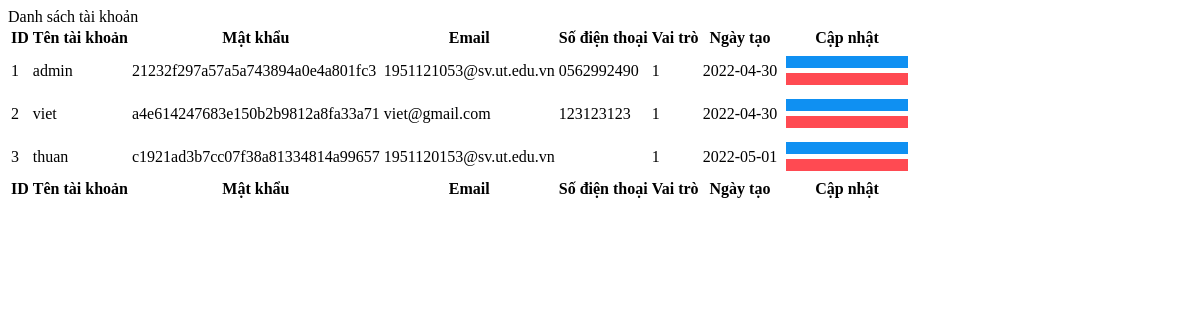
The page /admin/modules/listaccount.php on the database its author committed.
### tables this page shows
CREATE TABLE `user` (
  `user_id` int(10) NOT NULL,
  `username` varchar(35) NOT NULL,
  `password` varchar(35) NOT NULL,
  `email` varchar(255) NOT NULL,
  `phone` text DEFAULT NULL,
  `fullname` varchar(255) DEFAULT NULL,
  `role` int(1) NOT NULL,
  `date_create_user` date NOT NULL
);

### admin/modules/listaccount.php (the view, shortened to what this page needs)
<?php
include('../conn.php');
?>
<div class="card mb-4">
    <div class="card-header">
        Danh sách tài khoản
    </div>
    <div class="card-body">
        <table id="datatablesSimple">
            <thead>
                <tr>
                    <th>ID</th>
                    <th>Tên tài khoản</th>
                    <th>Mật khẩu</th>
                    <th>Email</th>
                    <th>Số điện thoại</th>
                    <th>Vai trò</th>
                    <th>Ngày tạo</th>
                    <th>Cập nhật</th>
                </tr>
            </thead>
            <tfoot>
                <tr>
                    <th>ID</th>
                    <th>Tên tài khoản</th>
                    <th>Mật khẩu</th>
                    <th>Email</th>
                    <th>Số điện thoại</th>
                    <th>Vai trò</th>
                    <th>Ngày tạo</th>
                    <th>Cập nhật</th>
                </tr>
            </tfoot>
            <tbody>
                <?php
                $sql_sl = "SELECT * FROM `user`";
                $listCat = mysqli_query($connect, $sql_sl);
                while ($row = mysqli_fetch_array($listCat)) { ?>
                    <tr>
                        <td><?php echo $row["user_id"] ?></td>
                        <td><?php echo $row["username"] ?></td>
                        <td><?php echo $row["password"] ?></td>
                        <td><?php echo $row["email"] ?></td>
                        <td><?php echo $row["phone"] ?></td>
                        <td><?php echo $row["role"] ?></td>
                        <td><?php echo $row["date_create_user"] ?></td>
                        <td style="width: 15%;">
                            <a href="?module=setpermission&id=<?php echo $row["user_id"] ?>" name="update"><i class="fas fa-user-cog"></i></a>
                            <a href="?module=deleteaccount&id=<?php echo $row["user_id"] ?>" onclick="return confirm('Bạn có chắc chắn muốn xóa không?')" name="remove"><i class="far fa-times-circle"></i></a>
                        </td>
                    </tr>
                <?php }
                ?>
            </tbody>
    </div>
</div>

### admin/modules/listaccount.php (style rules this page uses)
tbody td a { display: block; margin: 5px; text-align: center; }
tbody td a:first-child { padding: 5px; background-color: #0F90F2; color: #fff; text-decoration: none; border: 1px solid #0F90F2; transition: 0.3s; }
tbody td a:nth-child(2) { padding: 5px; background-color: #FF4A52; color: #fff; text-decoration: none; border: 1px solid #FF4A52; transition: 0.3s; }

### rows shown on the page
user: user_id "1", username "admin", password "21232f297a57a5a743894a0e4a801fc3", email "1951121053@sv.ut.edu.vn", phone "0562992490", role "1", date_create_user "2022-04-30"
user: user_id "2", username "viet", password "a4e614247683e150b2b9812a8fa33a71", email "viet@gmail.com", phone "123123123", role "1", date_create_user "2022-04-30"
user: user_id "3", username "thuan", password "c1921ad3b7cc07f38a81334814a99657", email "1951120153@sv.ut.edu.vn", role "1", date_create_user "2022-05-01"
